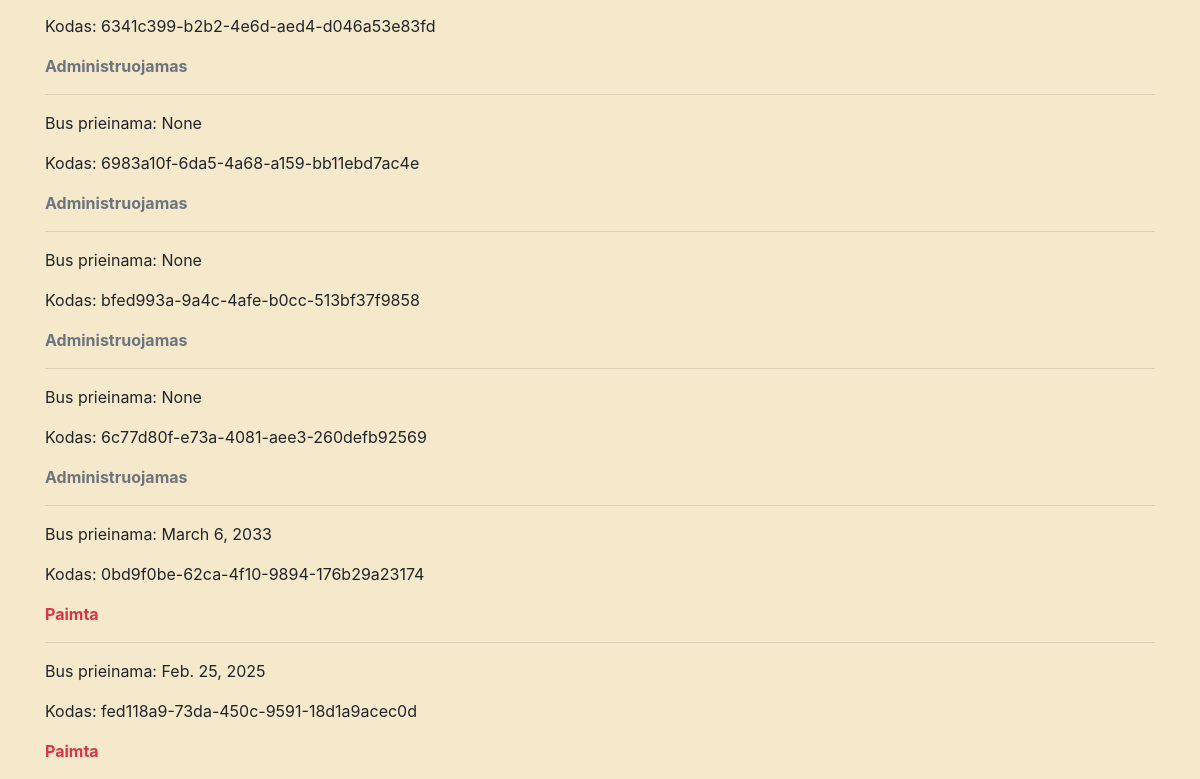
The app's page /library/books/1 (lower part), older data.
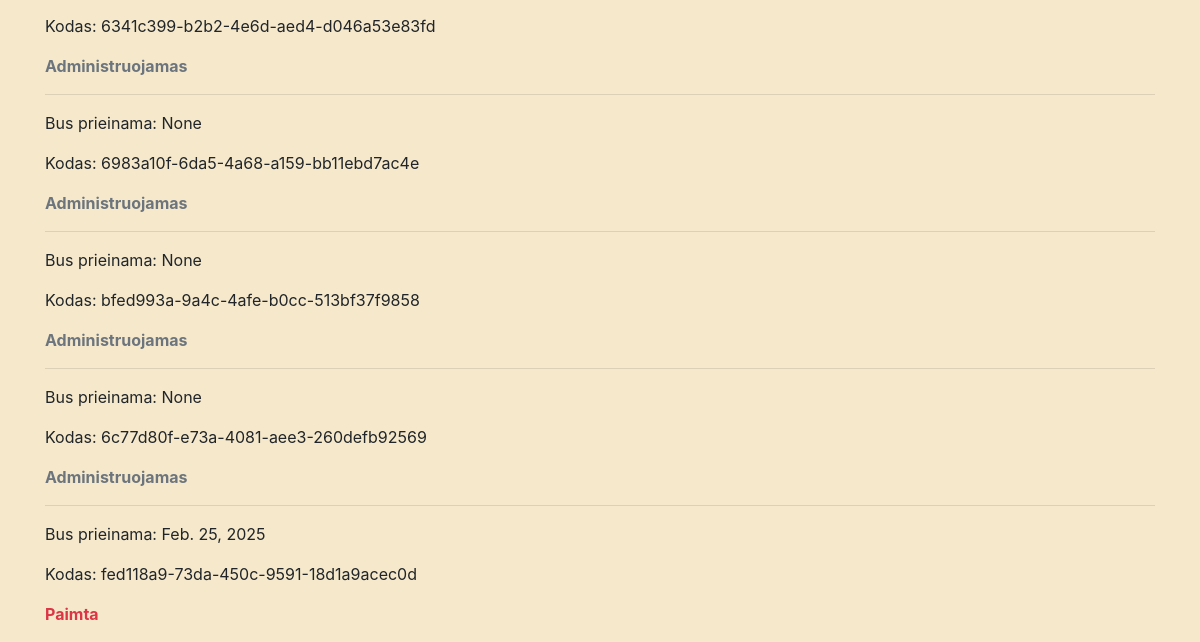
The same page, newer data.
### library/models.py (models this page shows, shortened)
class BookInstance(models.Model):
    id = models.UUIDField(primary_key=True, default=uuid.uuid4)
    due_back = models.DateField('Bus prieinama', null=True, blank=True)  # blank - dirba su Django forms
    book = models.ForeignKey(Book, on_delete=models.CASCADE)
    reader = models.ForeignKey(User, on_delete=models.SET_NULL, null=True, blank=True)
    LOAN_STATUS = (
        ('a', 'Administruojamas'),
        ('p', 'Paimta'),
        ('g', 'Galima paimti'),
        ('r', 'Rezervuota')
    )
    status = models.CharField('Statusas',
                              max_length=1,
                              choices=LOAN_STATUS,
                              default='a',
                              blank=True,
                              help_text='Knygos egzemplioriaus statusas')

### library/views.py (the view, shortened to what this page needs)
# urls.py: path('books/<int:pk>', views.BookDetailView.as_view(), name='book-one'),
class BookDetailView(generic.edit.FormMixin, generic.DetailView):
    model = Book
    context_object_name = 'book'  # book - standartinis kintamojo template pavadinimas,sukuriamas django
    template_name = 'book.html'
    form_class = BookReviewForm

### library/models.py (called while the page is built)
    def __str__(self):
        return f'{self.last_name} {self.first_name}'

    def display_genres(self):
        res = ', '.join(elem.name for elem in self.genres.all()[:3])
        return res

    def __str__(self):
        return f"{self.title}"

### library/templates/book.html (shortened to what this page needs)
{% extends 'base.html' %}
{% load static %}
{% block content %}
{% for bookinstance in book.bookinstance_set.all  %}
    <hr/>
    <p>Bus prieinama: {{ bookinstance.due_back }}</p>
    <p>Kodas: {{ bookinstance.id }} </p>
    <p class="{% if bookinstance.status == 'g' %} text-success
              {% elif bookinstance.status == 'r' %} text-warning
              {% elif bookinstance.status == 'p' %} text-danger
              {% else %} text-muted
              {% endif %}"><b>{{ bookinstance.get_status_display }}</b></p>
{% endfor %}
{% endblock %}

Row changes from the older to the newer data that the page shows:
removed BookInstance: due_back "March 6, 2033", id "0bd9f0be-62ca-4f10-9894-176b29a23174", status "Paimta"
